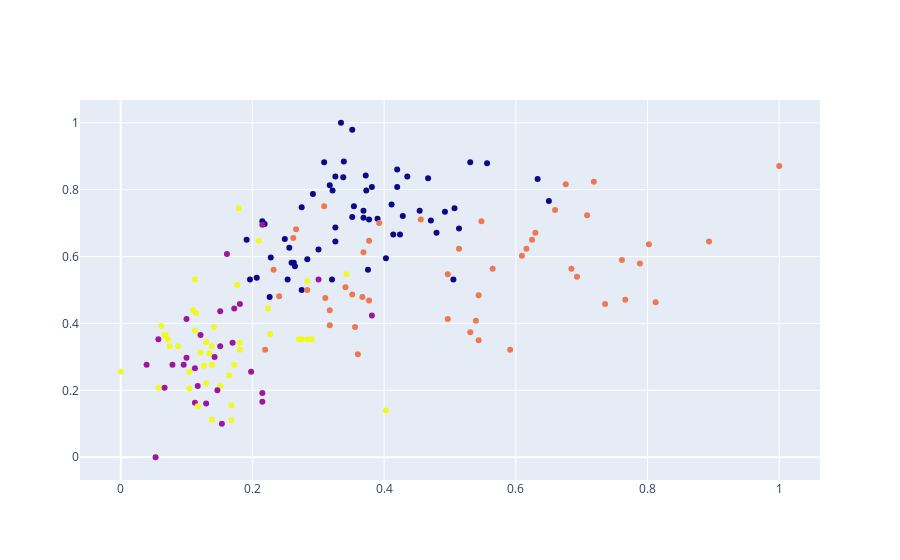

The cell this chart's notebook holds for it:
### Code cell
#vamos plotar para melhorar a visualização
fig = go.Figure()
fig.add_trace(go.Scatter(x = dados['Intensidade_cor'], y=dados['Alcool'],
                       mode= 'markers', marker = dict(color = agrupador.labels_.astype(np.float)),
                       text = labels))
fig.show()

### Figure 1 — Plotly figure (JSON) as saved in the notebook; plotly's stock layout.template omitted (floating-point values rounded to 4 significant figures; data arrays with more than 128 entries replaced by an {"elided": "..."} marker saying what was removed)
{"data": [{"marker": {"color": {"elided": "178 int values"}}, "mode": "markers", "text": {"elided": "178 int values"}, "type": "scatter", "x": {"elided": "178 float values"}, "y": {"elided": "178 float values"}}], "layout": {}}
